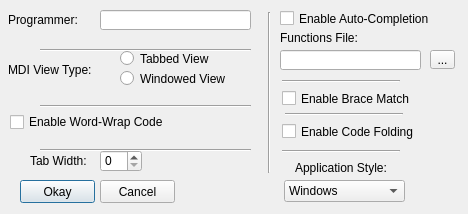
<?xml version="1.0" encoding="UTF-8"?>
<ui version="4.0">
 <class>Options</class>
 <widget class="QDialog" name="Options">
  <property name="geometry">
   <rect>
    <x>0</x>
    <y>0</y>
    <width>468</width>
    <height>214</height>
   </rect>
  </property>
  <property name="windowTitle">
   <string>Options</string>
  </property>
  <property name="windowIcon">
   <iconset resource="icons/res_icon.qrc">
    <normaloff>:/winicon.png</normaloff>:/winicon.png</iconset>
  </property>
  <widget class="QPushButton" name="pushButton">
   <property name="geometry">
    <rect>
     <x>20</x>
     <y>180</y>
     <width>75</width>
     <height>23</height>
    </rect>
   </property>
   <property name="text">
    <string>Okay</string>
   </property>
  </widget>
  <widget class="QPushButton" name="pushButton_2">
   <property name="geometry">
    <rect>
     <x>100</x>
     <y>180</y>
     <width>75</width>
     <height>23</height>
    </rect>
   </property>
   <property name="text">
    <string>Cancel</string>
   </property>
  </widget>
  <widget class="QLabel" name="label">
   <property name="geometry">
    <rect>
     <x>8</x>
     <y>62</y>
     <width>101</width>
     <height>16</height>
    </rect>
   </property>
   <property name="text">
    <string>MDI View Type:</string>
   </property>
  </widget>
  <widget class="QRadioButton" name="rdTabbedView">
   <property name="geometry">
    <rect>
     <x>120</x>
     <y>50</y>
     <width>131</width>
     <height>17</height>
    </rect>
   </property>
   <property name="text">
    <string>Tabbed View</string>
   </property>
  </widget>
  <widget class="QRadioButton" name="rdWindowedView">
   <property name="geometry">
    <rect>
     <x>120</x>
     <y>70</y>
     <width>131</width>
     <height>17</height>
    </rect>
   </property>
   <property name="text">
    <string>Windowed View</string>
   </property>
  </widget>
  <widget class="Line" name="line">
   <property name="geometry">
    <rect>
     <x>40</x>
     <y>98</y>
     <width>211</width>
     <height>16</height>
    </rect>
   </property>
   <property name="orientation">
    <enum>Qt::Horizontal</enum>
   </property>
  </widget>
  <widget class="Line" name="line_2">
   <property name="geometry">
    <rect>
     <x>40</x>
     <y>42</y>
     <width>211</width>
     <height>16</height>
    </rect>
   </property>
   <property name="orientation">
    <enum>Qt::Horizontal</enum>
   </property>
  </widget>
  <widget class="QLabel" name="label_2">
   <property name="geometry">
    <rect>
     <x>8</x>
     <y>12</y>
     <width>81</width>
     <height>16</height>
    </rect>
   </property>
   <property name="text">
    <string>Programmer:</string>
   </property>
  </widget>
  <widget class="QLineEdit" name="programmer">
   <property name="geometry">
    <rect>
     <x>100</x>
     <y>10</y>
     <width>151</width>
     <height>20</height>
    </rect>
   </property>
  </widget>
  <widget class="QCheckBox" name="cbWrap">
   <property name="geometry">
    <rect>
     <x>10</x>
     <y>112</y>
     <width>221</width>
     <height>20</height>
    </rect>
   </property>
   <property name="text">
    <string>Enable Word-Wrap Code</string>
   </property>
  </widget>
  <widget class="Line" name="line_3">
   <property name="geometry">
    <rect>
     <x>40</x>
     <y>142</y>
     <width>211</width>
     <height>16</height>
    </rect>
   </property>
   <property name="orientation">
    <enum>Qt::Horizontal</enum>
   </property>
  </widget>
  <widget class="Line" name="line_4">
   <property name="geometry">
    <rect>
     <x>261</x>
     <y>12</y>
     <width>16</width>
     <height>161</height>
    </rect>
   </property>
   <property name="orientation">
    <enum>Qt::Vertical</enum>
   </property>
  </widget>
  <widget class="QLabel" name="label_3">
   <property name="geometry">
    <rect>
     <x>30</x>
     <y>153</y>
     <width>61</width>
     <height>16</height>
    </rect>
   </property>
   <property name="text">
    <string>Tab Width:</string>
   </property>
  </widget>
  <widget class="QSpinBox" name="spinTab">
   <property name="geometry">
    <rect>
     <x>100</x>
     <y>150</y>
     <width>42</width>
     <height>22</height>
    </rect>
   </property>
   <property name="maximum">
    <number>20</number>
   </property>
  </widget>
  <widget class="Line" name="line_5">
   <property name="geometry">
    <rect>
     <x>282</x>
     <y>80</y>
     <width>118</width>
     <height>3</height>
    </rect>
   </property>
   <property name="orientation">
    <enum>Qt::Horizontal</enum>
   </property>
  </widget>
  <widget class="QCheckBox" name="cbBraceMatch">
   <property name="geometry">
    <rect>
     <x>282</x>
     <y>90</y>
     <width>181</width>
     <height>17</height>
    </rect>
   </property>
   <property name="text">
    <string>Enable Brace Match</string>
   </property>
  </widget>
  <widget class="Line" name="line_6">
   <property name="geometry">
    <rect>
     <x>285</x>
     <y>113</y>
     <width>118</width>
     <height>3</height>
    </rect>
   </property>
   <property name="orientation">
    <enum>Qt::Horizontal</enum>
   </property>
  </widget>
  <widget class="QCheckBox" name="cbCodeFolding">
   <property name="geometry">
    <rect>
     <x>282</x>
     <y>123</y>
     <width>161</width>
     <height>17</height>
    </rect>
   </property>
   <property name="text">
    <string>Enable Code Folding</string>
   </property>
  </widget>
  <widget class="Line" name="line_7">
   <property name="geometry">
    <rect>
     <x>282</x>
     <y>150</y>
     <width>118</width>
     <height>3</height>
    </rect>
   </property>
   <property name="orientation">
    <enum>Qt::Horizontal</enum>
   </property>
  </widget>
  <widget class="QLabel" name="label_4">
   <property name="geometry">
    <rect>
     <x>295</x>
     <y>160</y>
     <width>131</width>
     <height>16</height>
    </rect>
   </property>
   <property name="text">
    <string>Application Style:</string>
   </property>
  </widget>
  <widget class="QComboBox" name="comboStyle">
   <property name="geometry">
    <rect>
     <x>284</x>
     <y>180</y>
     <width>121</width>
     <height>22</height>
    </rect>
   </property>
   <item>
    <property name="text">
     <string>Windows</string>
    </property>
   </item>
   <item>
    <property name="text">
     <string>WindowsXP</string>
    </property>
   </item>
   <item>
    <property name="text">
     <string>WindowsVista</string>
    </property>
   </item>
   <item>
    <property name="text">
     <string>Plastique</string>
    </property>
   </item>
   <item>
    <property name="text">
     <string>Cleanlooks</string>
    </property>
   </item>
   <item>
    <property name="text">
     <string>Motif</string>
    </property>
   </item>
  </widget>
  <widget class="QLabel" name="label_5">
   <property name="geometry">
    <rect>
     <x>280</x>
     <y>30</y>
     <width>91</width>
     <height>16</height>
    </rect>
   </property>
   <property name="text">
    <string>Functions File:</string>
   </property>
  </widget>
  <widget class="QLineEdit" name="funcFile">
   <property name="geometry">
    <rect>
     <x>280</x>
     <y>50</y>
     <width>141</width>
     <height>20</height>
    </rect>
   </property>
  </widget>
  <widget class="QToolButton" name="browseBtn">
   <property name="geometry">
    <rect>
     <x>430</x>
     <y>50</y>
     <width>25</width>
     <height>19</height>
    </rect>
   </property>
   <property name="text">
    <string>...</string>
   </property>
  </widget>
  <widget class="QCheckBox" name="cbAutoComplete">
   <property name="geometry">
    <rect>
     <x>280</x>
     <y>10</y>
     <width>191</width>
     <height>17</height>
    </rect>
   </property>
   <property name="text">
    <string>Enable Auto-Completion</string>
   </property>
  </widget>
 </widget>
 <resources>
  <include location="icons/res_icon.qrc"/>
 </resources>
 <connections/>
</ui>
